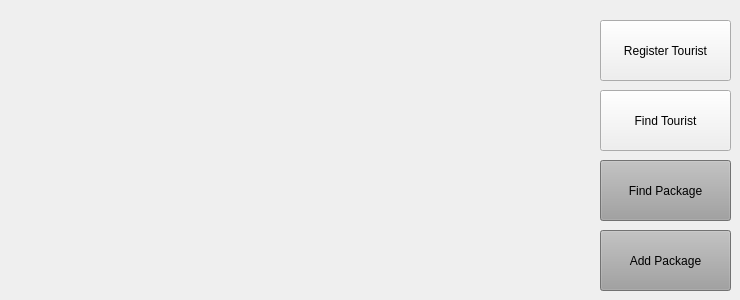
  <widget class="QWidget" name="centralwidget">
   <widget class="QPushButton" name="pushButton">
    <property name="geometry">
     <rect>
      <x>600</x>
      <y>230</y>
      <width>131</width>
      <height>61</height>
     </rect>
    </property>
    <property name="palette">
     <palette>
      <active>
       <colorrole role="WindowText">
        <brush brushstyle="SolidPattern">
         <color alpha="255">
          <red>0</red>
          <green>0</green>
          <blue>0</blue>
         </color>
        </brush>
       </colorrole>
       <colorrole role="Button">
        <brush brushstyle="SolidPattern">
         <color alpha="255">
          <red>159</red>
          <green>159</green>
          <blue>159</blue>
         </color>
        </brush>
       </colorrole>
       <colorrole role="Light">
        <brush brushstyle="SolidPattern">
         <color alpha="255">
          <red>239</red>
          <green>239</green>
          <blue>239</blue>
         </color>
        </brush>
       </colorrole>
       <colorrole role="Midlight">
        <brush brushstyle="SolidPattern">
         <color alpha="255">
          <red>199</red>
          <green>199</green>
          <blue>199</blue>
         </color>
        </brush>
       </colorrole>
       <colorrole role="Dark">
        <brush brushstyle="SolidPattern">
         <color alpha="255">
          <red>80</red>
          <green>80</green>
          <blue>80</blue>
         </color>
        </brush>
       </colorrole>
       <colorrole role="Mid">
        <brush brushstyle="SolidPattern">
         <color alpha="255">
          <red>106</red>
          <green>106</green>
          <blue>106</blue>
         </color>
        </brush>
       </colorrole>
       <colorrole role="Text">
        <brush brushstyle="SolidPattern">
         <color alpha="255">
          <red>0</red>
          <green>0</green>
          <blue>0</blue>
         </color>
        </brush>
       </colorrole>
       <colorrole role="BrightText">
        <brush brushstyle="SolidPattern">
         <color alpha="255">
          <red>255</red>
          <green>255</green>
          <blue>255</blue>
         </color>
        </brush>
       </colorrole>
       <colorrole role="ButtonText">
        <brush brushstyle="SolidPattern">
         <color alpha="255">
          <red>0</red>
          <green>0</green>
          <blue>0</blue>
         </color>
        </brush>
       </colorrole>
       <colorrole role="Base">
        <brush brushstyle="SolidPattern">
         <color alpha="255">
          <red>255</red>
          <green>255</green>
          <blue>255</blue>
         </color>
        </brush>
       </colorrole>
       <colorrole role="Window">
        <brush brushstyle="SolidPattern">
         <color alpha="255">
          <red>159</red>
          <green>159</green>
          <blue>159</blue>
         </color>
        </brush>
       </colorrole>
       <colorrole role="Shadow">
        <brush brushstyle="SolidPattern">
         <color alpha="255">
          <red>0</red>
          <green>0</green>
          <blue>0</blue>
         </color>
        </brush>
       </colorrole>
       <colorrole role="AlternateBase">
        <brush brushstyle="SolidPattern">
         <color alpha="255">
          <red>207</red>
          <green>207</green>
          <blue>207</blue>
         </color>
        </brush>
       </colorrole>
       <colorrole role="ToolTipBase">
        <brush brushstyle="SolidPattern">
         <color alpha="255">
          <red>255</red>
          <green>255</green>
          <blue>220</blue>
         </color>
        </brush>
       </colorrole>
       <colorrole role="ToolTipText">
        <brush brushstyle="SolidPattern">
         <color alpha="255">
          <red>0</red>
          <green>0</green>
          <blue>0</blue>
         </color>
        </brush>
       </colorrole>
       <colorrole role="PlaceholderText">
        <brush brushstyle="SolidPattern">
         <color alpha="127">
          <red>0</red>
          <green>0</green>
          <blue>0</blue>
         </color>
        </brush>
       </colorrole>
       <colorrole role="Accent">
        <brush brushstyle="SolidPattern">
         <color alpha="255">
          <red>255</red>
          <green>255</green>
          <blue>255</blue>
         </color>
        </brush>
       </colorrole>
      </active>
      <inactive>
       <colorrole role="WindowText">
        <brush brushstyle="SolidPattern">
         <color alpha="255">
          <red>0</red>
          <green>0</green>
          <blue>0</blue>
         </color>
        </brush>
       </colorrole>
       <colorrole role="Button">
        <brush brushstyle="SolidPattern">
         <color alpha="255">
          <red>159</red>
          <green>159</green>
          <blue>159</blue>
         </color>
        </brush>
       </colorrole>
       <colorrole role="Light">
        <brush brushstyle="SolidPattern">
         <color alpha="255">
          <red>239</red>
          <green>239</green>
          <blue>239</blue>
         </color>
        </brush>
       </colorrole>
       <colorrole role="Midlight">
        <brush brushstyle="SolidPattern">
         <color alpha="255">
          <red>199</red>
          <green>199</green>
          <blue>199</blue>
         </color>
        </brush>
       </colorrole>
       <colorrole role="Dark">
        <brush brushstyle="SolidPattern">
         <color alpha="255">
          <red>80</red>
          <green>80</green>
          <blue>80</blue>
         </color>
        </brush>
       </colorrole>
       <colorrole role="Mid">
        <brush brushstyle="SolidPattern">
         <color alpha="255">
          <red>106</red>
          <green>106</green>
          <blue>106</blue>
         </color>
        </brush>
       </colorrole>
       <colorrole role="Text">
        <brush brushstyle="SolidPattern">
         <color alpha="255">
          <red>0</red>
          <green>0</green>
          <blue>0</blue>
         </color>
        </brush>
       </colorrole>
       <colorrole role="BrightText">
        <brush brushstyle="SolidPattern">
         <color alpha="255">
          <red>255</red>
          <green>255</green>
          <blue>255</blue>
         </color>
        </brush>
       </colorrole>
       <colorrole role="ButtonText">
        <brush brushstyle="SolidPattern">
         <color alpha="255">
          <red>0</red>
          <green>0</green>
          <blue>0</blue>
         </color>
        </brush>
       </colorrole>
       <colorrole role="Base">
        <brush brushstyle="SolidPattern">
         <color alpha="255">
          <red>255</red>
          <green>255</green>
          <blue>255</blue>
         </color>
        </brush>
       </colorrole>
       <colorrole role="Window">
        <brush brushstyle="SolidPattern">
         <color alpha="255">
          <red>159</red>
          <green>159</green>
          <blue>159</blue>
         </color>
        </brush>
       </colorrole>
       <colorrole role="Shadow">
        <brush brushstyle="SolidPattern">
         <color alpha="255">
          <red>0</red>
          <green>0</green>
          <blue>0</blue>
         </color>
        </brush>
       </colorrole>
       <colorrole role="AlternateBase">
        <brush brushstyle="SolidPattern">
         <color alpha="255">
          <red>207</red>
          <green>207</green>
          <blue>207</blue>
         </color>
        </brush>
       </colorrole>
       <colorrole role="ToolTipBase">
        <brush brushstyle="SolidPattern">
         <color alpha="255">
          <red>255</red>
          <green>255</green>
          <blue>220</blue>
         </color>
        </brush>
       </colorrole>
       <colorrole role="ToolTipText">
        <brush brushstyle="SolidPattern">
         <color alpha="255">
          <red>0</red>
          <green>0</green>
          <blue>0</blue>
         </color>
        </brush>
       </colorrole>
       <colorrole role="PlaceholderText">
        <brush brushstyle="SolidPattern">
         <color alpha="127">
          <red>0</red>
          <green>0</green>
          <blue>0</blue>
         </color>
        </brush>
       </colorrole>
       <colorrole role="Accent">
        <brush brushstyle="SolidPattern">
         <color alpha="255">
          <red>255</red>
          <green>255</green>
          <blue>255</blue>
         </color>
        </brush>
       </colorrole>
      </inactive>
      <disabled>
       <colorrole role="WindowText">
        <brush brushstyle="SolidPattern">
         <color alpha="255">
          <red>80</red>
          <green>80</green>
          <blue>80</blue>
         </color>
        </brush>
       </colorrole>
       <colorrole role="Button">
        <brush brushstyle="SolidPattern">
         <color alpha="255">
          <red>159</red>
          <green>159</green>
          <blue>159</blue>
         </color>
        </brush>
       </colorrole>
       <colorrole role="Light">
        <brush brushstyle="SolidPattern">
         <color alpha="255">
          <red>239</red>
          <green>239</green>
          <blue>239</blue>
         </color>
        </brush>
       </colorrole>
       <colorrole role="Midlight">
        <brush brushstyle="SolidPattern">
         <color alpha="255">
          <red>199</red>
          <green>199</green>
          <blue>199</blue>
         </color>
        </brush>
       </colorrole>
       <colorrole role="Dark">
        <brush brushstyle="SolidPattern">
         <color alpha="255">
          <red>80</red>
          <green>80</green>
          <blue>80</blue>
         </color>
        </brush>
       </colorrole>
       <colorrole role="Mid">
        <brush brushstyle="SolidPattern">
         <color alpha="255">
          <red>106</red>
          <green>106</green>
          <blue>106</blue>
         </color>
        </brush>
       </colorrole>
       <colorrole role="Text">
        <brush brushstyle="SolidPattern">
         <color alpha="255">
          <red>80</red>
          <green>80</green>
          <blue>80</blue>
         </color>
        </brush>
       </colorrole>
       <colorrole role="BrightText">
        <brush brushstyle="SolidPattern">
         <color alpha="255">
          <red>255</red>
          <green>255</green>
          <blue>255</blue>
         </color>
        </brush>
       </colorrole>
       <colorrole role="ButtonText">
        <brush brushstyle="SolidPattern">
         <color alpha="255">
          <red>80</red>
          <green>80</green>
          <blue>80</blue>
         </color>
        </brush>
       </colorrole>
       <colorrole role="Base">
        <brush brushstyle="SolidPattern">
         <color alpha="255">
          <red>159</red>
          <green>159</green>
          <blue>159</blue>
         </color>
        </brush>
       </colorrole>
       <colorrole role="Window">
        <brush brushstyle="SolidPattern">
         <color alpha="255">
          <red>159</red>
          <green>159</green>
          <blue>159</blue>
         </color>
        </brush>
       </colorrole>
       <colorrole role="Shadow">
        <brush brushstyle="SolidPattern">
         <color alpha="255">
          <red>0</red>
          <green>0</green>
          <blue>0</blue>
         </color>
        </brush>
       </colorrole>
       <colorrole role="AlternateBase">
        <brush brushstyle="SolidPattern">
         <color alpha="255">
          <red>159</red>
          <green>159</green>
          <blue>159</blue>
         </color>
        </brush>
       </colorrole>
       <colorrole role="ToolTipBase">
        <brush brushstyle="SolidPattern">
         <color alpha="255">
          <red>255</red>
          <green>255</green>
          <blue>220</blue>
         </color>
        </brush>
       </colorrole>
       <colorrole role="ToolTipText">
        <brush brushstyle="SolidPattern">
         <color alpha="255">
          <red>0</red>
          <green>0</green>
          <blue>0</blue>
         </color>
        </brush>
       </colorrole>
       <colorrole role="PlaceholderText">
        <brush brushstyle="SolidPattern">
         <color alpha="127">
          <red>80</red>
          <green>80</green>
          <blue>80</blue>
         </color>
        </brush>
       </colorrole>
       <colorrole role="Accent">
        <brush brushstyle="SolidPattern">
         <color alpha="255">
          <red>207</red>
          <green>207</green>
          <blue>207</blue>
         </color>
        </brush>
       </colorrole>
      </disabled>
     </palette>
    </property>
    <property name="text">
     <string>Add Package</string>
    </property>
   </widget>
   <widget class="QPushButton" name="pushButton_2">
    <property name="geometry">
     <rect>
      <x>600</x>
      <y>160</y>
      <width>131</width>
      <height>61</height>
     </rect>
    </property>
    <property name="palette">
     <palette>
      <active>
       <colorrole role="WindowText">
        <brush brushstyle="SolidPattern">
         <color alpha="255">
          <red>0</red>
          <green>0</green>
          <blue>0</blue>
         </color>
        </brush>
       </colorrole>
       <colorrole role="Button">
        <brush brushstyle="SolidPattern">
         <color alpha="255">
          <red>159</red>
          <green>159</green>
          <blue>159</blue>
         </color>
        </brush>
       </colorrole>
       <colorrole role="Light">
        <brush brushstyle="SolidPattern">
         <color alpha="255">
          <red>239</red>
          <green>239</green>
          <blue>239</blue>
         </color>
        </brush>
       </colorrole>
       <colorrole role="Midlight">
        <brush brushstyle="SolidPattern">
         <color alpha="255">
          <red>199</red>
          <green>199</green>
          <blue>199</blue>
         </color>
        </brush>
       </colorrole>
       <colorrole role="Dark">
        <brush brushstyle="SolidPattern">
         <color alpha="255">
          <red>80</red>
          <green>80</green>
          <blue>80</blue>
         </color>
        </brush>
       </colorrole>
       <colorrole role="Mid">
        <brush brushstyle="SolidPattern">
         <color alpha="255">
          <red>106</red>
          <green>106</green>
          <blue>106</blue>
         </color>
        </brush>
       </colorrole>
       <colorrole role="Text">
        <brush brushstyle="SolidPattern">
         <color alpha="255">
          <red>0</red>
          <green>0</green>
          <blue>0</blue>
         </color>
        </brush>
       </colorrole>
       <colorrole role="BrightText">
        <brush brushstyle="SolidPattern">
         <color alpha="255">
          <red>255</red>
          <green>255</green>
          <blue>255</blue>
         </color>
        </brush>
       </colorrole>
       <colorrole role="ButtonText">
        <brush brushstyle="SolidPattern">
         <color alpha="255">
          <red>0</red>
          <green>0</green>
          <blue>0</blue>
         </color>
        </brush>
       </colorrole>
       <colorrole role="Base">
        <brush brushstyle="SolidPattern">
         <color alpha="255">
          <red>255</red>
          <green>255</green>
          <blue>255</blue>
         </color>
        </brush>
       </colorrole>
       <colorrole role="Window">
        <brush brushstyle="SolidPattern">
         <color alpha="255">
          <red>159</red>
          <green>159</green>
          <blue>159</blue>
         </color>
        </brush>
       </colorrole>
       <colorrole role="Shadow">
        <brush brushstyle="SolidPattern">
         <color alpha="255">
          <red>0</red>
          <green>0</green>
          <blue>0</blue>
         </color>
        </brush>
       </colorrole>
       <colorrole role="AlternateBase">
        <brush brushstyle="SolidPattern">
         <color alpha="255">
          <red>207</red>
          <green>207</green>
          <blue>207</blue>
         </color>
        </brush>
       </colorrole>
       <colorrole role="ToolTipBase">
        <brush brushstyle="SolidPattern">
         <color alpha="255">
          <red>255</red>
          <green>255</green>
          <blue>220</blue>
         </color>
        </brush>
       </colorrole>
       <colorrole role="ToolTipText">
        <brush brushstyle="SolidPattern">
         <color alpha="255">
          <red>0</red>
          <green>0</green>
          <blue>0</blue>
         </color>
        </brush>
       </colorrole>
       <colorrole role="PlaceholderText">
        <brush brushstyle="SolidPattern">
         <color alpha="127">
          <red>0</red>
          <green>0</green>
          <blue>0</blue>
         </color>
        </brush>
       </colorrole>
       <colorrole role="Accent">
        <brush brushstyle="SolidPattern">
         <color alpha="255">
          <red>255</red>
          <green>255</green>
          <blue>255</blue>
         </color>
        </brush>
       </colorrole>
      </active>
      <inactive>
       <colorrole role="WindowText">
        <brush brushstyle="SolidPattern">
         <color alpha="255">
          <red>0</red>
          <green>0</green>
          <blue>0</blue>
         </color>
        </brush>
       </colorrole>
       <colorrole role="Button">
        <brush brushstyle="SolidPattern">
         <color alpha="255">
          <red>159</red>
          <green>159</green>
          <blue>159</blue>
         </color>
        </brush>
       </colorrole>
       <colorrole role="Light">
        <brush brushstyle="SolidPattern">
         <color alpha="255">
          <red>239</red>
          <green>239</green>
          <blue>239</blue>
         </color>
        </brush>
       </colorrole>
       <colorrole role="Midlight">
        <brush brushstyle="SolidPattern">
         <color alpha="255">
          <red>199</red>
          <green>199</green>
          <blue>199</blue>
         </color>
        </brush>
       </colorrole>
       <colorrole role="Dark">
        <brush brushstyle="SolidPattern">
         <color alpha="255">
          <red>80</red>
          <green>80</green>
          <blue>80</blue>
         </color>
        </brush>
       </colorrole>
       <colorrole role="Mid">
        <brush brushstyle="SolidPattern">
         <color alpha="255">
          <red>106</red>
          <green>106</green>
          <blue>106</blue>
         </color>
        </brush>
       </colorrole>
       <colorrole role="Text">
        <brush brushstyle="SolidPattern">
         <color alpha="255">
          <red>0</red>
          <green>0</green>
          <blue>0</blue>
         </color>
        </brush>
       </colorrole>
       <colorrole role="BrightText">
        <brush brushstyle="SolidPattern">
         <color alpha="255">
          <red>255</red>
          <green>255</green>
          <blue>255</blue>
         </color>
        </brush>
       </colorrole>
       <colorrole role="ButtonText">
        <brush brushstyle="SolidPattern">
         <color alpha="255">
          <red>0</red>
          <green>0</green>
          <blue>0</blue>
         </color>
        </brush>
       </colorrole>
       <colorrole role="Base">
        <brush brushstyle="SolidPattern">
         <color alpha="255">
          <red>255</red>
          <green>255</green>
          <blue>255</blue>
         </color>
        </brush>
       </colorrole>
       <colorrole role="Window">
        <brush brushstyle="SolidPattern">
         <color alpha="255">
          <red>159</red>
          <green>159</green>
          <blue>159</blue>
         </color>
        </brush>
       </colorrole>
       <colorrole role="Shadow">
        <brush brushstyle="SolidPattern">
         <color alpha="255">
          <red>0</red>
          <green>0</green>
          <blue>0</blue>
         </color>
        </brush>
       </colorrole>
       <colorrole role="AlternateBase">
        <brush brushstyle="SolidPattern">
         <color alpha="255">
          <red>207</red>
          <green>207</green>
          <blue>207</blue>
         </color>
        </brush>
       </colorrole>
       <colorrole role="ToolTipBase">
        <brush brushstyle="SolidPattern">
         <color alpha="255">
          <red>255</red>
          <green>255</green>
          <blue>220</blue>
         </color>
        </brush>
       </colorrole>
       <colorrole role="ToolTipText">
        <brush brushstyle="SolidPattern">
         <color alpha="255">
          <red>0</red>
          <green>0</green>
          <blue>0</blue>
         </color>
        </brush>
       </colorrole>
       <colorrole role="PlaceholderText">
        <brush brushstyle="SolidPattern">
         <color alpha="127">
          <red>0</red>
          <green>0</green>
          <blue>0</blue>
         </color>
        </brush>
       </colorrole>
       <colorrole role="Accent">
        <brush brushstyle="SolidPattern">
         <color alpha="255">
          <red>255</red>
          <green>255</green>
          <blue>255</blue>
         </color>
        </brush>
       </colorrole>
      </inactive>
      <disabled>
       <colorrole role="WindowText">
        <brush brushstyle="SolidPattern">
         <color alpha="255">
          <red>80</red>
          <green>80</green>
          <blue>80</blue>
         </color>
        </brush>
       </colorrole>
       <colorrole role="Button">
        <brush brushstyle="SolidPattern">
         <color alpha="255">
          <red>159</red>
          <green>159</green>
          <blue>159</blue>
         </color>
        </brush>
       </colorrole>
       <colorrole role="Light">
        <brush brushstyle="SolidPattern">
         <color alpha="255">
          <red>239</red>
          <green>239</green>
          <blue>239</blue>
         </color>
        </brush>
       </colorrole>
       <colorrole role="Midlight">
        <brush brushstyle="SolidPattern">
         <color alpha="255">
          <red>199</red>
          <green>199</green>
          <blue>199</blue>
         </color>
        </brush>
       </colorrole>
       <colorrole role="Dark">
        <brush brushstyle="SolidPattern">
         <color alpha="255">
          <red>80</red>
          <green>80</green>
          <blue>80</blue>
         </color>
        </brush>
       </colorrole>
       <colorrole role="Mid">
        <brush brushstyle="SolidPattern">
         <color alpha="255">
          <red>106</red>
          <green>106</green>
          <blue>106</blue>
         </color>
        </brush>
       </colorrole>
       <colorrole role="Text">
        <brush brushstyle="SolidPattern">
         <color alpha="255">
          <red>80</red>
          <green>80</green>
          <blue>80</blue>
         </color>
        </brush>
       </colorrole>
       <colorrole role="BrightText">
        <brush brushstyle="SolidPattern">
         <color alpha="255">
          <red>255</red>
          <green>255</green>
          <blue>255</blue>
         </color>
        </brush>
       </colorrole>
       <colorrole role="ButtonText">
        <brush brushstyle="SolidPattern">
         <color alpha="255">
          <red>80</red>
          <green>80</green>
          <blue>80</blue>
         </color>
        </brush>
       </colorrole>
       <colorrole role="Base">
        <brush brushstyle="SolidPattern">
         <color alpha="255">
          <red>159</red>
          <green>159</green>
          <blue>159</blue>
         </color>
        </brush>
       </colorrole>
       <colorrole role="Window">
        <brush brushstyle="SolidPattern">
         <color alpha="255">
          <red>159</red>
          <green>159</green>
          <blue>159</blue>
         </color>
        </brush>
       </colorrole>
       <colorrole role="Shadow">
        <brush brushstyle="SolidPattern">
         <color alpha="255">
          <red>0</red>
          <green>0</green>
          <blue>0</blue>
         </color>
        </brush>
       </colorrole>
       <colorrole role="AlternateBase">
        <brush brushstyle="SolidPattern">
         <color alpha="255">
          <red>159</red>
          <green>159</green>
          <blue>159</blue>
         </color>
        </brush>
       </colorrole>
       <colorrole role="ToolTipBase">
        <brush brushstyle="SolidPattern">
         <color alpha="255">
          <red>255</red>
          <green>255</green>
          <blue>220</blue>
         </color>
        </brush>
       </colorrole>
       <colorrole role="ToolTipText">
        <brush brushstyle="SolidPattern">
         <color alpha="255">
          <red>0</red>
          <green>0</green>
          <blue>0</blue>
         </color>
        </brush>
       </colorrole>
       <colorrole role="PlaceholderText">
        <brush brushstyle="SolidPattern">
         <color alpha="127">
          <red>80</red>
          <green>80</green>
          <blue>80</blue>
         </color>
        </brush>
       </colorrole>
       <colorrole role="Accent">
        <brush brushstyle="SolidPattern">
         <color alpha="255">
          <red>207</red>
          <green>207</green>
          <blue>207</blue>
         </color>
        </brush>
       </colorrole>
      </disabled>
     </palette>
    </property>
    <property name="text">
     <string>Find Package</string>
    </property>
   </widget>
   <widget class="QPushButton" name="pushButton_3">
    <property name="geometry">
     <rect>
      <x>600</x>
      <y>90</y>
      <width>131</width>
      <height>61</height>
     </rect>
    </property>
    <property name="text">
     <string>Find Tourist</string>
    </property>
   </widget>
   <widget class="QPushButton" name="pushButton_4">
    <property name="geometry">
     <rect>
      <x>600</x>
      <y>20</y>
      <width>131</width>
      <height>61</height>
     </rect>
    </property>
    <property name="text">
     <string>Register Tourist</string>
    </property>
   </widget>
  </widget>
